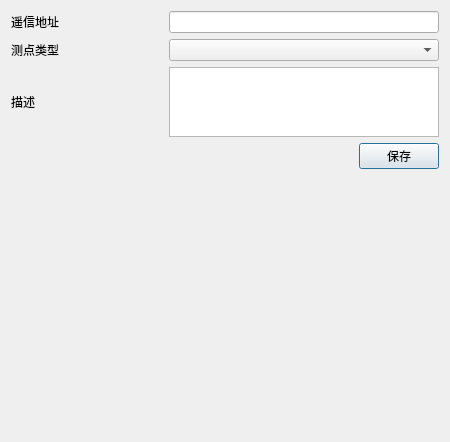
<?xml version="1.0" encoding="UTF-8"?>
<ui version="4.0">
 <class>Client_Telesigna_Info_Form</class>
 <widget class="QDialog" name="Client_Telesigna_Info_Form">
  <property name="geometry">
   <rect>
    <x>0</x>
    <y>0</y>
    <width>450</width>
    <height>442</height>
   </rect>
  </property>
  <property name="minimumSize">
   <size>
    <width>450</width>
    <height>442</height>
   </size>
  </property>
  <property name="maximumSize">
   <size>
    <width>450</width>
    <height>16777215</height>
   </size>
  </property>
  <property name="windowTitle">
   <string>Dialog</string>
  </property>
  <layout class="QGridLayout" name="gridLayout">
   <item row="0" column="0">
    <layout class="QHBoxLayout" name="horizontalLayout_4">
     <item>
      <widget class="QLabel" name="lab_addr">
       <property name="text">
        <string>遥信地址</string>
       </property>
      </widget>
     </item>
     <item>
      <spacer name="horizontalSpacer_2">
       <property name="orientation">
        <enum>Qt::Horizontal</enum>
       </property>
       <property name="sizeHint" stdset="0">
        <size>
         <width>40</width>
         <height>20</height>
        </size>
       </property>
      </spacer>
     </item>
     <item>
      <widget class="QLineEdit" name="lineEdit_addr">
       <property name="minimumSize">
        <size>
         <width>270</width>
         <height>0</height>
        </size>
       </property>
       <property name="maximumSize">
        <size>
         <width>270</width>
         <height>16777215</height>
        </size>
       </property>
      </widget>
     </item>
    </layout>
   </item>
   <item row="1" column="0">
    <layout class="QHBoxLayout" name="horizontalLayout_3">
     <item>
      <widget class="QLabel" name="lab_inputFlag">
       <property name="text">
        <string>测点类型</string>
       </property>
      </widget>
     </item>
     <item>
      <spacer name="horizontalSpacer_3">
       <property name="orientation">
        <enum>Qt::Horizontal</enum>
       </property>
       <property name="sizeHint" stdset="0">
        <size>
         <width>40</width>
         <height>20</height>
        </size>
       </property>
      </spacer>
     </item>
     <item>
      <widget class="QComboBox" name="comboBox_inputFlag">
       <property name="minimumSize">
        <size>
         <width>270</width>
         <height>0</height>
        </size>
       </property>
       <property name="maximumSize">
        <size>
         <width>270</width>
         <height>16777215</height>
        </size>
       </property>
      </widget>
     </item>
    </layout>
   </item>
   <item row="2" column="0">
    <layout class="QHBoxLayout" name="horizontalLayout">
     <item>
      <widget class="QLabel" name="lab_describe">
       <property name="text">
        <string>描述</string>
       </property>
      </widget>
     </item>
     <item>
      <spacer name="horizontalSpacer_4">
       <property name="orientation">
        <enum>Qt::Horizontal</enum>
       </property>
       <property name="sizeHint" stdset="0">
        <size>
         <width>40</width>
         <height>20</height>
        </size>
       </property>
      </spacer>
     </item>
     <item>
      <widget class="MyTextEdit" name="textEdit_client_des">
       <property name="minimumSize">
        <size>
         <width>270</width>
         <height>70</height>
        </size>
       </property>
       <property name="maximumSize">
        <size>
         <width>270</width>
         <height>70</height>
        </size>
       </property>
      </widget>
     </item>
    </layout>
   </item>
   <item row="3" column="0">
    <layout class="QHBoxLayout" name="horizontalLayout_2">
     <item>
      <spacer name="horizontalSpacer">
       <property name="orientation">
        <enum>Qt::Horizontal</enum>
       </property>
       <property name="sizeHint" stdset="0">
        <size>
         <width>40</width>
         <height>20</height>
        </size>
       </property>
      </spacer>
     </item>
     <item>
      <widget class="QPushButton" name="btn_Save">
       <property name="text">
        <string>保存</string>
       </property>
      </widget>
     </item>
    </layout>
   </item>
   <item row="4" column="0">
    <spacer name="verticalSpacer">
     <property name="orientation">
      <enum>Qt::Vertical</enum>
     </property>
     <property name="sizeHint" stdset="0">
      <size>
       <width>20</width>
       <height>159</height>
      </size>
     </property>
    </spacer>
   </item>
  </layout>
 </widget>
 <customwidgets>
  <customwidget>
   <class>MyTextEdit</class>
   <extends>QTextEdit</extends>
   <header location="global">MyTextEdit.h</header>
  </customwidget>
 </customwidgets>
 <resources/>
 <connections/>
</ui>
